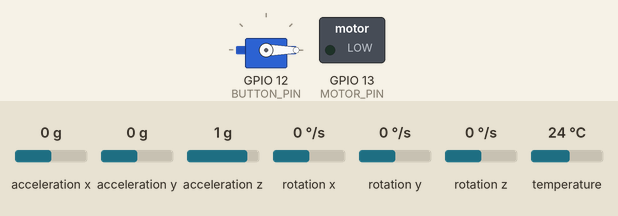
A sketch run on a simulated ESP32. Parts: servo, switched loads named in the sketch (green lamp = pin HIGH). The test bench sets the inputs (shaded band); at power-on: acceleration x 0 g, acceleration y 0 g, acceleration z 1 g, rotation x 0 °/s, rotation y 0 °/s, rotation z 0 °/s, temperature 24 °C. What the sketch prints to the serial monitor is not drawn.

Above: at 1.2 s.
1.3 s: acceleration x set to -0.7 g
2.8 s: acceleration x set to -1 g
At 3.3 s:
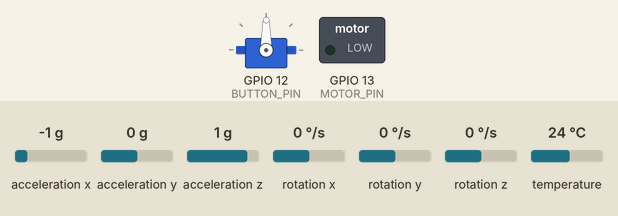
4.3 s: acceleration x set to -0.8 g
At 5.4 s:
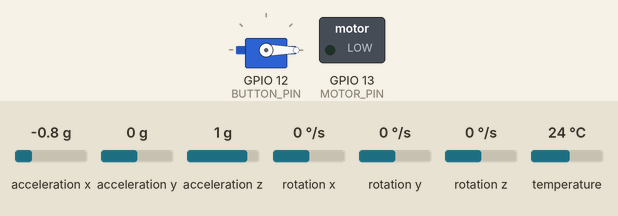
5.8 s: acceleration x set to -1.4 g
At 6.7 s:
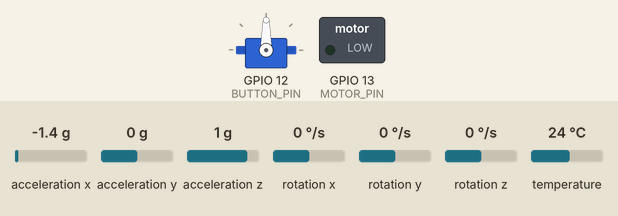
Timing chart, 0 to 8.3 s (numbered marks = the images above; inputs shaded):
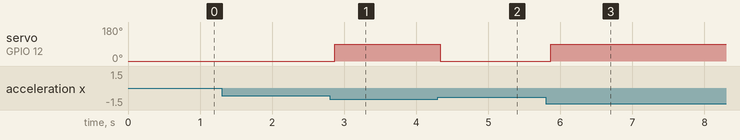

Measured:
- the behaviour switches between -0.8 and -0.9 g on acceleration x (found by bisection; images 0 and 1)
- after the input at 1.3 s, every drawn part: stays the same
- after the input at 2.8 s, servo on GPIO 12 (BUTTON_PIN): 0° → 90° after 0.07 s
- after the input at 4.3 s, servo on GPIO 12 (BUTTON_PIN): 90° → 0° at once
- after the input at 5.8 s, servo on GPIO 12 (BUTTON_PIN): 0° → 90° after 0.07 s

The sketch:

servo_with_mpu6050_and_coinmotor.ino
```cpp
#include <Wire.h>
#include <Adafruit_MPU6050.h>
#include <Adafruit_Sensor.h>
#include <ESP32Servo.h>

Adafruit_MPU6050 mpu;  // Create MPU6050 object
Servo myServo;         // Create Servo object for ESP32

// Sensitivity Thresholds (Adjust as Needed)
const float accelThreshold = 13;  // Sudden acceleration (g)
const float gyroThreshold = 50;   // Sudden rotation (degrees/sec)

// Servo Control Variables
unsigned long servoMoveTime = 0;  // Timestamp for servo movement
bool servoActive = false;         // Flag to track servo state

#define BUTTON_PIN 12   // Push button connected to GPIO 15
#define MOTOR_PIN  13   // Motor connected to 3.3V (not a GPIO, just power)

void setup() {
    Serial.begin(115200);
    Wire.begin();

    // Initialize MPU6050
    if (!mpu.begin()) {
        Serial.println("MPU6050 connection failed! Check wiring.");
        while (1);
    }

    // Configure Accelerometer & Gyroscope
    mpu.setAccelerometerRange(MPU6050_RANGE_2_G);
    mpu.setGyroRange(MPU6050_RANGE_250_DEG);
    mpu.setFilterBandwidth(MPU6050_BAND_21_HZ);

    // Servo Setup for ESP32
    myServo.setPeriodHertz(50);  // Set PWM frequency for servo (50Hz)
    myServo.attach(12);  // Connect servo signal wire to GPIO 13 (Adjust if needed)
    myServo.write(0);     // Start servo at 0 degrees

    Serial.println("System Ready...");

  pinMode(BUTTON_PIN, INPUT);  // Set button as input with pull-down resistor
  pinMode(MOTOR_PIN, OUTPUT);
}

void loop() {
    sensors_event_t accel, gyro, temp;
    mpu.getEvent(&accel, &gyro, &temp);  // Get MPU6050 sensor data

    float accelMagnitude = sqrt(sq(accel.acceleration.x) + sq(accel.acceleration.y) + sq(accel.acceleration.z));
    float gyroMagnitude = sqrt(sq(gyro.gyro.x) + sq(gyro.gyro.y) + sq(gyro.gyro.z)) * 57.2958; // Convert to degrees/sec

    Serial.print("Accel: "); Serial.print(accelMagnitude); Serial.print(" g, ");
    Serial.print("Gyro: "); Serial.print(gyroMagnitude); Serial.println(" deg/sec");

    // Check if movement exceeds threshold
    myServo.write(0);
    if (accelMagnitude > accelThreshold || gyroMagnitude > gyroThreshold) {
        Serial.println("⚠ Sudden Movement Detected! Activating Servo...");
        myServo.write(90);  // Move Servo to 90 degrees
        servoMoveTime = millis();  // Record the time
        servoActive = true;        // Set servo state to active
    }

    // Non-blocking servo reset after 1 second
    if (servoActive && (millis() - servoMoveTime >= 1000)) {
        myServo.write(0);   // Reset Servo position
        servoActive = false; // Set servo state to inactive
    }
    if (digitalRead(BUTTON_PIN) == HIGH) {
    digitalWrite(MOTOR_PIN, HIGH);
   // Serial.println("Button Pressed! Motor should vibrate.");
    // No need to control GPIO, motor gets direct 3.3V power
  }
  else{
    digitalWrite(MOTOR_PIN, LOW);
  }
  delay(100);  // Small delay to prevent excessive readings
}
```
